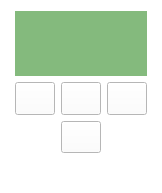
<?xml version="1.0" encoding="UTF-8"?>
<ui version="4.0">
 <class>NxtDisplayWidget</class>
 <widget class="QWidget" name="NxtDisplayWidget">
  <property name="geometry">
   <rect>
    <x>0</x>
    <y>0</y>
    <width>140</width>
    <height>193</height>
   </rect>
  </property>
  <property name="sizePolicy">
   <sizepolicy hsizetype="Preferred" vsizetype="Preferred">
    <horstretch>0</horstretch>
    <verstretch>0</verstretch>
   </sizepolicy>
  </property>
  <property name="palette">
   <palette>
    <active>
     <colorrole role="WindowText">
      <brush brushstyle="SolidPattern">
       <color alpha="255">
        <red>0</red>
        <green>0</green>
        <blue>0</blue>
       </color>
      </brush>
     </colorrole>
     <colorrole role="Button">
      <brush brushstyle="SolidPattern">
       <color alpha="255">
        <red>255</red>
        <green>255</green>
        <blue>255</blue>
       </color>
      </brush>
     </colorrole>
     <colorrole role="Light">
      <brush brushstyle="SolidPattern">
       <color alpha="255">
        <red>255</red>
        <green>255</green>
        <blue>255</blue>
       </color>
      </brush>
     </colorrole>
     <colorrole role="Midlight">
      <brush brushstyle="SolidPattern">
       <color alpha="255">
        <red>255</red>
        <green>255</green>
        <blue>255</blue>
       </color>
      </brush>
     </colorrole>
     <colorrole role="Dark">
      <brush brushstyle="SolidPattern">
       <color alpha="255">
        <red>127</red>
        <green>127</green>
        <blue>127</blue>
       </color>
      </brush>
     </colorrole>
     <colorrole role="Mid">
      <brush brushstyle="SolidPattern">
       <color alpha="255">
        <red>170</red>
        <green>170</green>
        <blue>170</blue>
       </color>
      </brush>
     </colorrole>
     <colorrole role="Text">
      <brush brushstyle="SolidPattern">
       <color alpha="255">
        <red>0</red>
        <green>0</green>
        <blue>0</blue>
       </color>
      </brush>
     </colorrole>
     <colorrole role="BrightText">
      <brush brushstyle="SolidPattern">
       <color alpha="255">
        <red>255</red>
        <green>255</green>
        <blue>255</blue>
       </color>
      </brush>
     </colorrole>
     <colorrole role="ButtonText">
      <brush brushstyle="SolidPattern">
       <color alpha="255">
        <red>0</red>
        <green>0</green>
        <blue>0</blue>
       </color>
      </brush>
     </colorrole>
     <colorrole role="Base">
      <brush brushstyle="SolidPattern">
       <color alpha="255">
        <red>255</red>
        <green>255</green>
        <blue>255</blue>
       </color>
      </brush>
     </colorrole>
     <colorrole role="Window">
      <brush brushstyle="SolidPattern">
       <color alpha="255">
        <red>255</red>
        <green>255</green>
        <blue>255</blue>
       </color>
      </brush>
     </colorrole>
     <colorrole role="Shadow">
      <brush brushstyle="SolidPattern">
       <color alpha="255">
        <red>0</red>
        <green>0</green>
        <blue>0</blue>
       </color>
      </brush>
     </colorrole>
     <colorrole role="AlternateBase">
      <brush brushstyle="SolidPattern">
       <color alpha="255">
        <red>255</red>
        <green>255</green>
        <blue>255</blue>
       </color>
      </brush>
     </colorrole>
     <colorrole role="ToolTipBase">
      <brush brushstyle="SolidPattern">
       <color alpha="255">
        <red>255</red>
        <green>255</green>
        <blue>220</blue>
       </color>
      </brush>
     </colorrole>
     <colorrole role="ToolTipText">
      <brush brushstyle="SolidPattern">
       <color alpha="255">
        <red>0</red>
        <green>0</green>
        <blue>0</blue>
       </color>
      </brush>
     </colorrole>
    </active>
    <inactive>
     <colorrole role="WindowText">
      <brush brushstyle="SolidPattern">
       <color alpha="255">
        <red>0</red>
        <green>0</green>
        <blue>0</blue>
       </color>
      </brush>
     </colorrole>
     <colorrole role="Button">
      <brush brushstyle="SolidPattern">
       <color alpha="255">
        <red>255</red>
        <green>255</green>
        <blue>255</blue>
       </color>
      </brush>
     </colorrole>
     <colorrole role="Light">
      <brush brushstyle="SolidPattern">
       <color alpha="255">
        <red>255</red>
        <green>255</green>
        <blue>255</blue>
       </color>
      </brush>
     </colorrole>
     <colorrole role="Midlight">
      <brush brushstyle="SolidPattern">
       <color alpha="255">
        <red>255</red>
        <green>255</green>
        <blue>255</blue>
       </color>
      </brush>
     </colorrole>
     <colorrole role="Dark">
      <brush brushstyle="SolidPattern">
       <color alpha="255">
        <red>127</red>
        <green>127</green>
        <blue>127</blue>
       </color>
      </brush>
     </colorrole>
     <colorrole role="Mid">
      <brush brushstyle="SolidPattern">
       <color alpha="255">
        <red>170</red>
        <green>170</green>
        <blue>170</blue>
       </color>
      </brush>
     </colorrole>
     <colorrole role="Text">
      <brush brushstyle="SolidPattern">
       <color alpha="255">
        <red>0</red>
        <green>0</green>
        <blue>0</blue>
       </color>
      </brush>
     </colorrole>
     <colorrole role="BrightText">
      <brush brushstyle="SolidPattern">
       <color alpha="255">
        <red>255</red>
        <green>255</green>
        <blue>255</blue>
       </color>
      </brush>
     </colorrole>
     <colorrole role="ButtonText">
      <brush brushstyle="SolidPattern">
       <color alpha="255">
        <red>0</red>
        <green>0</green>
        <blue>0</blue>
       </color>
      </brush>
     </colorrole>
     <colorrole role="Base">
      <brush brushstyle="SolidPattern">
       <color alpha="255">
        <red>255</red>
        <green>255</green>
        <blue>255</blue>
       </color>
      </brush>
     </colorrole>
     <colorrole role="Window">
      <brush brushstyle="SolidPattern">
       <color alpha="255">
        <red>255</red>
        <green>255</green>
        <blue>255</blue>
       </color>
      </brush>
     </colorrole>
     <colorrole role="Shadow">
      <brush brushstyle="SolidPattern">
       <color alpha="255">
        <red>0</red>
        <green>0</green>
        <blue>0</blue>
       </color>
      </brush>
     </colorrole>
     <colorrole role="AlternateBase">
      <brush brushstyle="SolidPattern">
       <color alpha="255">
        <red>255</red>
        <green>255</green>
        <blue>255</blue>
       </color>
      </brush>
     </colorrole>
     <colorrole role="ToolTipBase">
      <brush brushstyle="SolidPattern">
       <color alpha="255">
        <red>255</red>
        <green>255</green>
        <blue>220</blue>
       </color>
      </brush>
     </colorrole>
     <colorrole role="ToolTipText">
      <brush brushstyle="SolidPattern">
       <color alpha="255">
        <red>0</red>
        <green>0</green>
        <blue>0</blue>
       </color>
      </brush>
     </colorrole>
    </inactive>
    <disabled>
     <colorrole role="WindowText">
      <brush brushstyle="SolidPattern">
       <color alpha="255">
        <red>127</red>
        <green>127</green>
        <blue>127</blue>
       </color>
      </brush>
     </colorrole>
     <colorrole role="Button">
      <brush brushstyle="SolidPattern">
       <color alpha="255">
        <red>255</red>
        <green>255</green>
        <blue>255</blue>
       </color>
      </brush>
     </colorrole>
     <colorrole role="Light">
      <brush brushstyle="SolidPattern">
       <color alpha="255">
        <red>255</red>
        <green>255</green>
        <blue>255</blue>
       </color>
      </brush>
     </colorrole>
     <colorrole role="Midlight">
      <brush brushstyle="SolidPattern">
       <color alpha="255">
        <red>255</red>
        <green>255</green>
        <blue>255</blue>
       </color>
      </brush>
     </colorrole>
     <colorrole role="Dark">
      <brush brushstyle="SolidPattern">
       <color alpha="255">
        <red>127</red>
        <green>127</green>
        <blue>127</blue>
       </color>
      </brush>
     </colorrole>
     <colorrole role="Mid">
      <brush brushstyle="SolidPattern">
       <color alpha="255">
        <red>170</red>
        <green>170</green>
        <blue>170</blue>
       </color>
      </brush>
     </colorrole>
     <colorrole role="Text">
      <brush brushstyle="SolidPattern">
       <color alpha="255">
        <red>127</red>
        <green>127</green>
        <blue>127</blue>
       </color>
      </brush>
     </colorrole>
     <colorrole role="BrightText">
      <brush brushstyle="SolidPattern">
       <color alpha="255">
        <red>255</red>
        <green>255</green>
        <blue>255</blue>
       </color>
      </brush>
     </colorrole>
     <colorrole role="ButtonText">
      <brush brushstyle="SolidPattern">
       <color alpha="255">
        <red>127</red>
        <green>127</green>
        <blue>127</blue>
       </color>
      </brush>
     </colorrole>
     <colorrole role="Base">
      <brush brushstyle="SolidPattern">
       <color alpha="255">
        <red>255</red>
        <green>255</green>
        <blue>255</blue>
       </color>
      </brush>
     </colorrole>
     <colorrole role="Window">
      <brush brushstyle="SolidPattern">
       <color alpha="255">
        <red>255</red>
        <green>255</green>
        <blue>255</blue>
       </color>
      </brush>
     </colorrole>
     <colorrole role="Shadow">
      <brush brushstyle="SolidPattern">
       <color alpha="255">
        <red>0</red>
        <green>0</green>
        <blue>0</blue>
       </color>
      </brush>
     </colorrole>
     <colorrole role="AlternateBase">
      <brush brushstyle="SolidPattern">
       <color alpha="255">
        <red>255</red>
        <green>255</green>
        <blue>255</blue>
       </color>
      </brush>
     </colorrole>
     <colorrole role="ToolTipBase">
      <brush brushstyle="SolidPattern">
       <color alpha="255">
        <red>255</red>
        <green>255</green>
        <blue>220</blue>
       </color>
      </brush>
     </colorrole>
     <colorrole role="ToolTipText">
      <brush brushstyle="SolidPattern">
       <color alpha="255">
        <red>0</red>
        <green>0</green>
        <blue>0</blue>
       </color>
      </brush>
     </colorrole>
    </disabled>
   </palette>
  </property>
  <property name="windowTitle">
   <string>tr(NxtDisplay)</string>
  </property>
  <property name="autoFillBackground">
   <bool>false</bool>
  </property>
  <property name="styleSheet">
   <string notr="true">QPushButton#bottomButton{
	border-image: url(://icons/bottomButton.png);
}
QPushButton#bottomButton:pressed{
	border-image: url(://icons/bottomButtonPressed.png);
}
QPushButton#centralButton{
	border-image: url(://icons/centralButton.png);
}
QPushButton#centralButton:pressed{
	border-image: url(://icons/centralButtonPressed.png);
}
QPushButton#leftButton{
	border-image: url(://icons/leftButton.png);
}
QPushButton#leftButton:pressed{
	border-image: url(://icons/leftButtonPressed.png);
}
QPushButton#rightButton{
	border-image: url(://icons/rightButton.png);
}
QPushButton#rightButton:pressed{
	border-image: url(://icons/rightButtonPressed.png);
}</string>
  </property>
  <layout class="QGridLayout" name="gridLayout_2">
   <property name="leftMargin">
    <number>15</number>
   </property>
   <property name="rightMargin">
    <number>15</number>
   </property>
   <property name="bottomMargin">
    <number>40</number>
   </property>
   <item row="0" column="0">
    <layout class="QGridLayout" name="gridLayout" rowstretch="0,0,0" columnstretch="0,0,0">
     <property name="sizeConstraint">
      <enum>QLayout::SetDefaultConstraint</enum>
     </property>
     <property name="leftMargin">
      <number>0</number>
     </property>
     <property name="topMargin">
      <number>0</number>
     </property>
     <property name="rightMargin">
      <number>0</number>
     </property>
     <property name="bottomMargin">
      <number>0</number>
     </property>
     <item row="1" column="0">
      <widget class="QPushButton" name="leftButton">
       <property name="sizePolicy">
        <sizepolicy hsizetype="Minimum" vsizetype="Minimum">
         <horstretch>0</horstretch>
         <verstretch>1</verstretch>
        </sizepolicy>
       </property>
       <property name="styleSheet">
        <string notr="true"/>
       </property>
       <property name="text">
        <string/>
       </property>
       <property name="checkable">
        <bool>false</bool>
       </property>
       <property name="autoExclusive">
        <bool>false</bool>
       </property>
       <property name="flat">
        <bool>false</bool>
       </property>
      </widget>
     </item>
     <item row="2" column="1">
      <widget class="QPushButton" name="bottomButton">
       <property name="sizePolicy">
        <sizepolicy hsizetype="Minimum" vsizetype="Minimum">
         <horstretch>0</horstretch>
         <verstretch>1</verstretch>
        </sizepolicy>
       </property>
       <property name="styleSheet">
        <string notr="true"/>
       </property>
       <property name="text">
        <string/>
       </property>
       <property name="shortcut">
        <string/>
       </property>
       <property name="checkable">
        <bool>false</bool>
       </property>
       <property name="autoExclusive">
        <bool>false</bool>
       </property>
       <property name="flat">
        <bool>false</bool>
       </property>
      </widget>
     </item>
     <item row="1" column="2">
      <widget class="QPushButton" name="rightButton">
       <property name="sizePolicy">
        <sizepolicy hsizetype="Minimum" vsizetype="Minimum">
         <horstretch>0</horstretch>
         <verstretch>1</verstretch>
        </sizepolicy>
       </property>
       <property name="autoFillBackground">
        <bool>false</bool>
       </property>
       <property name="styleSheet">
        <string notr="true"/>
       </property>
       <property name="text">
        <string/>
       </property>
       <property name="checkable">
        <bool>false</bool>
       </property>
       <property name="autoExclusive">
        <bool>false</bool>
       </property>
       <property name="flat">
        <bool>false</bool>
       </property>
      </widget>
     </item>
     <item row="0" column="0" colspan="3">
      <widget class="graphicsUtils::PaintWidget" name="display" native="true">
       <property name="sizePolicy">
        <sizepolicy hsizetype="Preferred" vsizetype="Preferred">
         <horstretch>0</horstretch>
         <verstretch>2</verstretch>
        </sizepolicy>
       </property>
       <property name="palette">
        <palette>
         <active>
          <colorrole role="WindowText">
           <brush brushstyle="SolidPattern">
            <color alpha="255">
             <red>0</red>
             <green>0</green>
             <blue>0</blue>
            </color>
           </brush>
          </colorrole>
          <colorrole role="Button">
           <brush brushstyle="SolidPattern">
            <color alpha="255">
             <red>132</red>
             <green>186</green>
             <blue>125</blue>
            </color>
           </brush>
          </colorrole>
          <colorrole role="Light">
           <brush brushstyle="SolidPattern">
            <color alpha="255">
             <red>203</red>
             <green>255</green>
             <blue>196</blue>
            </color>
           </brush>
          </colorrole>
          <colorrole role="Midlight">
           <brush brushstyle="SolidPattern">
            <color alpha="255">
             <red>167</red>
             <green>220</green>
             <blue>160</blue>
            </color>
           </brush>
          </colorrole>
          <colorrole role="Dark">
           <brush brushstyle="SolidPattern">
            <color alpha="255">
             <red>66</red>
             <green>93</green>
             <blue>62</blue>
            </color>
           </brush>
          </colorrole>
          <colorrole role="Mid">
           <brush brushstyle="SolidPattern">
            <color alpha="255">
             <red>88</red>
             <green>124</green>
             <blue>83</blue>
            </color>
           </brush>
          </colorrole>
          <colorrole role="Text">
           <brush brushstyle="SolidPattern">
            <color alpha="255">
             <red>0</red>
             <green>0</green>
             <blue>0</blue>
            </color>
           </brush>
          </colorrole>
          <colorrole role="BrightText">
           <brush brushstyle="SolidPattern">
            <color alpha="255">
             <red>255</red>
             <green>255</green>
             <blue>255</blue>
            </color>
           </brush>
          </colorrole>
          <colorrole role="ButtonText">
           <brush brushstyle="SolidPattern">
            <color alpha="255">
             <red>0</red>
             <green>0</green>
             <blue>0</blue>
            </color>
           </brush>
          </colorrole>
          <colorrole role="Base">
           <brush brushstyle="SolidPattern">
            <color alpha="255">
             <red>255</red>
             <green>255</green>
             <blue>255</blue>
            </color>
           </brush>
          </colorrole>
          <colorrole role="Window">
           <brush brushstyle="SolidPattern">
            <color alpha="255">
             <red>132</red>
             <green>186</green>
             <blue>125</blue>
            </color>
           </brush>
          </colorrole>
          <colorrole role="Shadow">
           <brush brushstyle="SolidPattern">
            <color alpha="255">
             <red>0</red>
             <green>0</green>
             <blue>0</blue>
            </color>
           </brush>
          </colorrole>
          <colorrole role="AlternateBase">
           <brush brushstyle="SolidPattern">
            <color alpha="255">
             <red>193</red>
             <green>220</green>
             <blue>190</blue>
            </color>
           </brush>
          </colorrole>
          <colorrole role="ToolTipBase">
           <brush brushstyle="SolidPattern">
            <color alpha="255">
             <red>255</red>
             <green>255</green>
             <blue>220</blue>
            </color>
           </brush>
          </colorrole>
          <colorrole role="ToolTipText">
           <brush brushstyle="SolidPattern">
            <color alpha="255">
             <red>0</red>
             <green>0</green>
             <blue>0</blue>
            </color>
           </brush>
          </colorrole>
         </active>
         <inactive>
          <colorrole role="WindowText">
           <brush brushstyle="SolidPattern">
            <color alpha="255">
             <red>0</red>
             <green>0</green>
             <blue>0</blue>
            </color>
           </brush>
          </colorrole>
          <colorrole role="Button">
           <brush brushstyle="SolidPattern">
            <color alpha="255">
             <red>132</red>
             <green>186</green>
             <blue>125</blue>
            </color>
           </brush>
          </colorrole>
          <colorrole role="Light">
           <brush brushstyle="SolidPattern">
            <color alpha="255">
             <red>203</red>
             <green>255</green>
             <blue>196</blue>
            </color>
           </brush>
          </colorrole>
          <colorrole role="Midlight">
           <brush brushstyle="SolidPattern">
            <color alpha="255">
             <red>167</red>
             <green>220</green>
             <blue>160</blue>
            </color>
           </brush>
          </colorrole>
          <colorrole role="Dark">
           <brush brushstyle="SolidPattern">
            <color alpha="255">
             <red>66</red>
             <green>93</green>
             <blue>62</blue>
            </color>
           </brush>
          </colorrole>
          <colorrole role="Mid">
           <brush brushstyle="SolidPattern">
            <color alpha="255">
             <red>88</red>
             <green>124</green>
             <blue>83</blue>
            </color>
           </brush>
          </colorrole>
          <colorrole role="Text">
           <brush brushstyle="SolidPattern">
            <color alpha="255">
             <red>0</red>
             <green>0</green>
             <blue>0</blue>
            </color>
           </brush>
          </colorrole>
          <colorrole role="BrightText">
           <brush brushstyle="SolidPattern">
            <color alpha="255">
             <red>255</red>
             <green>255</green>
             <blue>255</blue>
            </color>
           </brush>
          </colorrole>
          <colorrole role="ButtonText">
           <brush brushstyle="SolidPattern">
            <color alpha="255">
             <red>0</red>
             <green>0</green>
             <blue>0</blue>
            </color>
           </brush>
          </colorrole>
          <colorrole role="Base">
           <brush brushstyle="SolidPattern">
            <color alpha="255">
             <red>255</red>
             <green>255</green>
             <blue>255</blue>
            </color>
           </brush>
          </colorrole>
          <colorrole role="Window">
           <brush brushstyle="SolidPattern">
            <color alpha="255">
             <red>132</red>
             <green>186</green>
             <blue>125</blue>
            </color>
           </brush>
          </colorrole>
          <colorrole role="Shadow">
           <brush brushstyle="SolidPattern">
            <color alpha="255">
             <red>0</red>
             <green>0</green>
             <blue>0</blue>
            </color>
           </brush>
          </colorrole>
          <colorrole role="AlternateBase">
           <brush brushstyle="SolidPattern">
            <color alpha="255">
             <red>193</red>
             <green>220</green>
             <blue>190</blue>
            </color>
           </brush>
          </colorrole>
          <colorrole role="ToolTipBase">
           <brush brushstyle="SolidPattern">
            <color alpha="255">
             <red>255</red>
             <green>255</green>
             <blue>220</blue>
            </color>
           </brush>
          </colorrole>
          <colorrole role="ToolTipText">
           <brush brushstyle="SolidPattern">
            <color alpha="255">
             <red>0</red>
             <green>0</green>
             <blue>0</blue>
            </color>
           </brush>
          </colorrole>
         </inactive>
         <disabled>
          <colorrole role="WindowText">
           <brush brushstyle="SolidPattern">
            <color alpha="255">
             <red>66</red>
             <green>93</green>
             <blue>62</blue>
            </color>
           </brush>
          </colorrole>
          <colorrole role="Button">
           <brush brushstyle="SolidPattern">
            <color alpha="255">
             <red>132</red>
             <green>186</green>
             <blue>125</blue>
            </color>
           </brush>
          </colorrole>
          <colorrole role="Light">
           <brush brushstyle="SolidPattern">
            <color alpha="255">
             <red>203</red>
             <green>255</green>
             <blue>196</blue>
            </color>
           </brush>
          </colorrole>
          <colorrole role="Midlight">
           <brush brushstyle="SolidPattern">
            <color alpha="255">
             <red>167</red>
             <green>220</green>
             <blue>160</blue>
            </color>
           </brush>
          </colorrole>
          <colorrole role="Dark">
           <brush brushstyle="SolidPattern">
            <color alpha="255">
             <red>66</red>
             <green>93</green>
             <blue>62</blue>
            </color>
           </brush>
          </colorrole>
          <colorrole role="Mid">
           <brush brushstyle="SolidPattern">
            <color alpha="255">
             <red>88</red>
             <green>124</green>
             <blue>83</blue>
            </color>
           </brush>
          </colorrole>
          <colorrole role="Text">
           <brush brushstyle="SolidPattern">
            <color alpha="255">
             <red>66</red>
             <green>93</green>
             <blue>62</blue>
            </color>
           </brush>
          </colorrole>
          <colorrole role="BrightText">
           <brush brushstyle="SolidPattern">
            <color alpha="255">
             <red>255</red>
             <green>255</green>
             <blue>255</blue>
            </color>
           </brush>
          </colorrole>
          <colorrole role="ButtonText">
           <brush brushstyle="SolidPattern">
            <color alpha="255">
             <red>66</red>
             <green>93</green>
             <blue>62</blue>
            </color>
           </brush>
          </colorrole>
          <colorrole role="Base">
           <brush brushstyle="SolidPattern">
            <color alpha="255">
             <red>132</red>
             <green>186</green>
             <blue>125</blue>
            </color>
           </brush>
          </colorrole>
          <colorrole role="Window">
           <brush brushstyle="SolidPattern">
            <color alpha="255">
             <red>132</red>
             <green>186</green>
             <blue>125</blue>
            </color>
           </brush>
          </colorrole>
          <colorrole role="Shadow">
           <brush brushstyle="SolidPattern">
            <color alpha="255">
             <red>0</red>
             <green>0</green>
             <blue>0</blue>
            </color>
           </brush>
          </colorrole>
          <colorrole role="AlternateBase">
           <brush brushstyle="SolidPattern">
            <color alpha="255">
             <red>132</red>
             <green>186</green>
             <blue>125</blue>
            </color>
           </brush>
          </colorrole>
          <colorrole role="ToolTipBase">
           <brush brushstyle="SolidPattern">
            <color alpha="255">
             <red>255</red>
             <green>255</green>
             <blue>220</blue>
            </color>
           </brush>
          </colorrole>
          <colorrole role="ToolTipText">
           <brush brushstyle="SolidPattern">
            <color alpha="255">
             <red>0</red>
             <green>0</green>
             <blue>0</blue>
            </color>
           </brush>
          </colorrole>
         </disabled>
        </palette>
       </property>
       <property name="autoFillBackground">
        <bool>true</bool>
       </property>
      </widget>
     </item>
     <item row="1" column="1">
      <widget class="QPushButton" name="centralButton">
       <property name="sizePolicy">
        <sizepolicy hsizetype="Minimum" vsizetype="Minimum">
         <horstretch>0</horstretch>
         <verstretch>1</verstretch>
        </sizepolicy>
       </property>
       <property name="styleSheet">
        <string notr="true"/>
       </property>
       <property name="text">
        <string/>
       </property>
       <property name="checkable">
        <bool>false</bool>
       </property>
       <property name="autoExclusive">
        <bool>false</bool>
       </property>
       <property name="autoDefault">
        <bool>false</bool>
       </property>
       <property name="default">
        <bool>false</bool>
       </property>
       <property name="flat">
        <bool>false</bool>
       </property>
      </widget>
     </item>
    </layout>
   </item>
  </layout>
 </widget>
 <customwidgets>
  <customwidget>
   <class>graphicsUtils::PaintWidget</class>
   <extends>QWidget</extends>
   <header>qrutils/graphicsUtils/paintWidget.h</header>
   <container>1</container>
  </customwidget>
 </customwidgets>
 <resources/>
 <connections/>
</ui>
